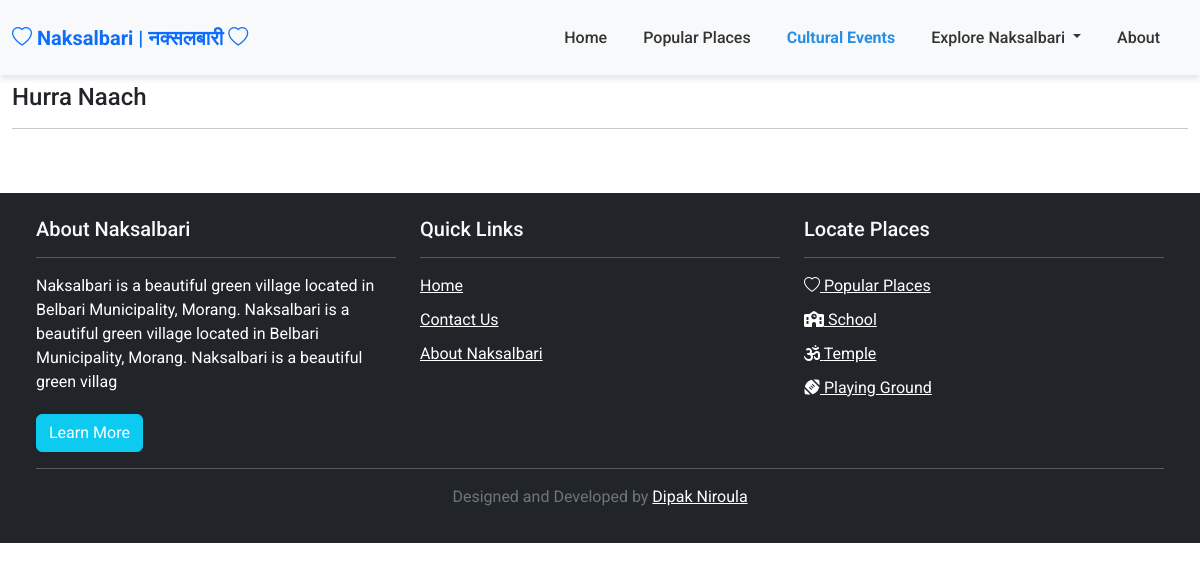
The app's page /cultures/doasdf/ with its own data.
### website/models.py (models this page shows, shortened)
class AbstractModel(models.Model):
    created_at = models.DateTimeField(auto_now_add=True)
    updated_at = models.DateTimeField(auto_now=True)
    is_active = models.BooleanField(default=True)
    class Meta:
        abstract = True

class SiteInfo(AbstractModel):  # only one can be active, if multiple, the latest will be taken
    version = models.PositiveIntegerField(default=0, unique=True)
    name = models.CharField(max_length=64)
    municipality = models.CharField(max_length=64)
    ward_no = models.CharField(max_length=3)
    district = models.CharField(max_length=64)
    province = models.CharField(max_length=64)
    image = models.ImageField(upload_to="site_info/")
    short_description = models.CharField(max_length=200)
    description = models.TextField()
    contact_number = models.CharField(max_length=16, blank=True)
    contact_number_alt = models.CharField(max_length=16, blank=True)
    contact_email = models.EmailField(blank=True)
    contact_email_alt = models.EmailField(blank=True)

class CulturalEvent(AbstractModel):
    event_name = models.CharField(max_length=64)
    slug = models.SlugField(max_length=128)
    cultural_group = models.ForeignKey(CulturalGroup, on_delete=models.CASCADE)
    occurrence = models.CharField(max_length=64, blank=True)
    event_image = models.ImageField(upload_to="cultural_events/")
    short_description = models.CharField(max_length=200)
    description = models.TextField(blank=True)

class PlaceCategory(AbstractModel):
    name = models.CharField(max_length=64)
    slug = models.SlugField(max_length=128)
    icon = models.CharField(max_length=64)
    image = models.ImageField(upload_to="category/", null=True, blank=True)
    description = models.TextField(blank=True)

### website/views/client_views.py (the view)
# urls.py: path("cultures/<slug:slug>/", client_views.CulturalEventDetailView.as_view(), name="culturaleventdetail"),
class CulturalEventDetailView(ClientMixin, generic.DetailView):
    template_name = "clienttemplates/culturaleventdetail.html"
    model = CulturalEvent
    context_object_name = "cultural_event"
    def get_context_data(self, **kwargs):
        context = super().get_context_data(**kwargs)
        return context

### website/views/client_views.py (called while the page is built)
    def get_context_data(self, **kwargs):
        context = super().get_context_data(**kwargs)
        context["site_info"] = SiteInfo.objects.filter(is_active=True).order_by("version").last()
        context["place_categories"] = PlaceCategory.objects.filter(is_active=True)
        return context

### templates/clienttemplates/culturaleventdetail.html (shortened to what this page needs)
{% extends "clienttemplates/base.html" %}
{% block cultures %}active{% endblock %}
{% block content %}
    <div class="row">
        <div class="col-md-12">
            <h4>{{ cultural_event.event_name }}</h4>
            <hr>
        </div>
    </div>
{% endblock %}

### templates/clienttemplates/base.html (shortened to what this page needs)
{% load static %}
<!DOCTYPE html>
<html lang="en">
<head>
    <link href="https://cdn.jsdelivr.net/npm/bootstrap@5.3.3/dist/css/bootstrap.min.css" rel="stylesheet">
    <link rel="stylesheet" href="https://cdn.jsdelivr.net/npm/bootstrap-icons@1.11.3/font/bootstrap-icons.css">
    <link rel="stylesheet" href="https://cdnjs.cloudflare.com/ajax/libs/font-awesome/6.6.0/css/all.min.css">
    <link rel="stylesheet" href="{% static 'clientstatic/style.css' %}">
</head>
<body>
<nav class="navbar navbar-expand-lg navbar-light bg-light">
    <div class="container-fluid">
        <a class="navbar-brand" href="{% url 'website:home' %}">
            <i class="bi bi-heart text-primary"></i>
            <span class="text-primary">{{ site_info.name }} | नक्सलबारी</span>
            <i class="bi bi-heart text-primary"></i>
        </a>
        <div class="collapse navbar-collapse" id="navbarNav">
            <ul class="navbar-nav ms-auto">
                <li class="nav-item">
                    <a class="nav-link {% block home %}{% endblock %}" href="{% url 'website:home' %}">Home</a>
                </li>
                <li class="nav-item">
                    <a class="nav-link {% block popular_places %}{% endblock %}" href="{% url 'website:placelist' %}">
                        Popular Places
                    </a>
                </li>
                <li class="nav-item">
                    <a href="{% url 'website:cultures' %}" class="nav-link {% block cultures %}{% endblock %}">
                        Cultural Events
                    </a>
                </li>
                <li class="nav-item dropdown">
                    <a class="nav-link dropdown-toggle {% block placelist %}{% endblock %}" href="#" id="navbarDropdown"
                       role="button" data-bs-toggle="dropdown" aria-expanded="false">
                        Explore {{ site_info.name }}
                    </a>
                </li>
                <li class="nav-item">
                    <a href="{% url 'website:about' %}" class="nav-link {% block about %}{% endblock %}">About</a>
                </li>
            </ul>
        </div>
    </div>
</nav>
<div class="container my-2">
    {% block content %}
    {% endblock %}
</div>
<footer class="bg-dark text-white py-4 px-4 mt-auto">
    <div class="container-fluid">
        <div class="row">
            <div class="col-md-4">
                <h5>About Naksalbari</h5>
                <hr>
                <p>{{ site_info.short_description }}</p>
                <a href="{% url 'website:about' %}" class="btn btn-info text-white">Learn More</a>
            </div>
            <div class="col-md-4">
                <h5>Quick Links</h5>
                <hr>
                <ul class="list-unstyled">
                    <li><a href="{% url 'website:home' %}" class="text-white">Home</a></li>
                    <li><a href="{% url 'website:contact' %}" class="text-white">Contact Us</a></li>
                    <li><a href="{% url 'website:about' %}" class="text-white">About Naksalbari</a></li>
                </ul>
            </div>
            <div class="col-md-4">
                <h5>Locate Places</h5>
                <hr>
                <ul class="list-unstyled">
                    <li>
                        <a class="text-white" href="{% url 'website:placelist' %}"><i class="bi bi-heart"></i> Popular
                            Places</a>
                    </li>
                    {% for category in place_categories %}
                        <li>
                            <a class="text-white" href="{% url 'website:categorizedplacelist' category.slug %}">
                                <i class="{{ category.icon }}"></i>
                                {{ category.name }}
                            </a>
                        </li>
                    {% endfor %}
                </ul>
            </div>
        </div>
        <hr>
        <div class="row">
            <div class="col-md-12">
                <p class="text-center text-secondary">Designed and Developed by <a class="text-white" target="_blank"
                                                                                   href="https://dipakniroula.com.np">Dipak
                    Niroula</a></p>
            </div>
        </div>
    </div>
</footer>
</body>
</html>

### static/clientstatic/style.css (style rules this page uses)
body { font-family: 'Roboto', sans-serif; }
.navbar { box-shadow: 0 4px 6px rgba(0, 0, 0, 0.1); min-height: 75px; align-items: stretch; }
.nav-link { color: #333 !important; margin-right: 20px; transition: color 0.3s ease; font-weight: 500; }
.navbar-brand { font-weight: bold; }
.navbar-nav .nav-link.active { color: #288fe5 !important; font-weight: bold; }
.container { max-width: 1200px; }
.btn { margin-top: 10px; }
footer { background-color: #343a40; color: #f8f9fa; }
footer h5 { color: #f8f9fa; }
footer p, footer ul li { margin-bottom: 10px; }
.mt-auto { margin-top: auto; }

### records on screen
SiteInfo: name "Naksalbari", short_description "Naksalbari is a beautiful green village located in Belbari Municipality, Morang. Naksalbari is a beautiful green village located in Belbari Municipality, Morang. Naksalbari is a beautiful green villag"
CulturalEvent: event_name "Hurra Naach"
PlaceCategory: name "School"
PlaceCategory: name "Temple"
PlaceCategory: name "Playing Ground"
